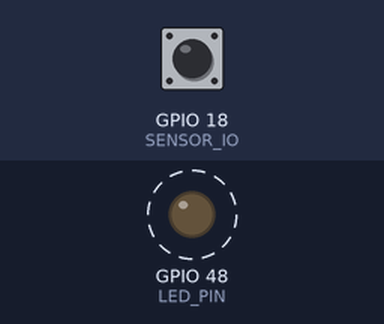
A sketch run on a simulated ESP32-S3. On the bench: output pins drawn as LEDs (lit = HIGH). Dashed ring = blinking. The inputs (shaded band) are chosen by the test bench; at power-on: GPIO 18 (SENSOR_IO) HIGH. What the sketch prints to the serial monitor is not drawn.

Above: at 1.6 s.
Timing chart, 0 to 4.2 s (numbered marks = the images above):
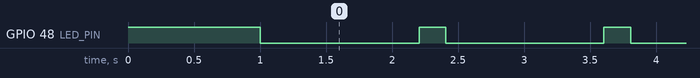

The sketch:

MouseWheel_v2.0.ino
```cpp
#include <SPI.h>            // SPI library for accessing SD card
#include <SD.h>             // SD card library
#include "esp_sleep.h"      // ESP32 sleep modes
#include "driver/rtc_io.h"  // RTC GPIO control
#include <Wire.h>           // I2C library for accessing RTC
#include <time.h>           // Library for time data format
#include "RTClib.h"

#define LED_PIN LED_BUILTIN     // Define your LED pin, adjust if needed (built-in LED is usually GPIO 2)
#define uS_TO_S_FACTOR 1000000  // Conversion factor for seconds to microseconds
#define TIME_TO_SLEEP 5         // Time in seconds for sleep

// IO definitions
#define EXT_SD_CS 10           // Chip-Select of SD card slot on RTC shield
#define SENSOR_IO GPIO_NUM_18  // A0 corresponds to GPIO 18
#define RTC_INT 12             // RTC interrupt pin
#define VBATPIN A7             // IO to measure battery voltage

RTC_PCF8523 rtc;

bool waitForLow = true;  // Start by waiting for the input to go low

void setup() {
  // Define IOs
  pinMode(LED_PIN, OUTPUT);
  digitalWrite(LED_PIN, HIGH);
  pinMode(RTC_INT, INPUT_PULLUP);
  pinMode(EXT_SD_CS, OUTPUT);

  Serial.begin(115200);
  delay(1000);  // Allow time for Serial monitor to connect

  // Configure the RTC GPIO pull-up to maintain it during sleep
  rtc_gpio_init(SENSOR_IO);                                     // Initialize the RTC GPIO
  rtc_gpio_set_direction(SENSOR_IO, RTC_GPIO_MODE_INPUT_ONLY);  // Set as input
  rtc_gpio_pullup_en(SENSOR_IO);                                // Enable the pull-up resistor
  rtc_gpio_pulldown_dis(SENSOR_IO);                             // Disable the pull-down resistor

  // Check the initial state of the sensor pin
  if (digitalRead(18) == LOW) {
    // If the sensor starts LOW, configure to wake on HIGH
    waitForLow = false;      // We're waiting for the signal to go HIGH
    configureWakeUp(false);  // Set wake-up for HIGH
    Serial.println("Initial state LOW, configured to wake up on HIGH.");
  } else {
    // If the sensor starts HIGH, configure to wake on LOW
    waitForLow = true;      // We're waiting for the signal to go LOW
    configureWakeUp(true);  // Set wake-up for LOW
    Serial.println("Initial state HIGH, configured to wake up on LOW.");
  }

  // Initialize RTC and SD card (omitted for brevity)
  // initializeRTCandSD();

  digitalWrite(LED_PIN, LOW);
}

void loop() {
  // Indicate that the device is entering light sleep by turning off the LED
  Serial.println("Entering light sleep...");
  delay(100);                  // Give time for the serial message to be sent
  digitalWrite(LED_PIN, LOW);  // Turn off LED before sleep

  // Enter light sleep mode
  esp_light_sleep_start();  // Go to sleep and wait for wake-up condition

  // Wake up here
  delay(100);  // Small delay to allow peripherals to reinitialize after waking

  // Indicate wake-up with LED or GPIO
  digitalWrite(LED_PIN, HIGH);  // Turn on LED to indicate wake-up

  if (waitForLow) {
    Serial.println("Woke up! Input went low.");
    performLogging();  // Your logging function goes here

    waitForLow = false;      // Now wait for the input to go high
    configureWakeUp(false);  // Set wake-up for HIGH
  } else {
    Serial.println("Woke up! Input went high, going back to detect low.");
    waitForLow = true;      // Now wait for the input to go low
    configureWakeUp(true);  // Set wake-up for LOW
  }

  // Flash LED for 200ms to signal activity
  digitalWrite(LED_PIN, HIGH);
  delay(200);
  digitalWrite(LED_PIN, LOW);
}


void configureWakeUp(bool detectLow) {
  esp_sleep_disable_wakeup_source(ESP_SLEEP_WAKEUP_EXT0);  // Disable the previous wakeup source

  if (detectLow) {
    // Configure ext0 wakeup to trigger on falling edge (LOW)
    esp_sleep_enable_ext0_wakeup(SENSOR_IO, 0);
    Serial.println("Configured to wake up on input going LOW.");
  } else {
    // Configure ext0 wakeup to trigger on rising edge (HIGH)
    esp_sleep_enable_ext0_wakeup(SENSOR_IO, 1);
    Serial.println("Configured to wake up on input going HIGH.");
  }
}

void performLogging() {
}

void initializeRTCandSD() {
  if (!rtc.begin()) {
    Serial.println("Couldn't find RTC");
    while (1) delay(10);
  }

  if (!rtc.initialized() || rtc.lostPower()) {
    Serial.println("RTC is NOT initialized, let's set the time!");
    // When time needs to be set on a new device, or after a power loss, the
    // following line sets the RTC to the date & time this sketch was compiled
    rtc.adjust(DateTime(F(__DATE__), F(__TIME__)));
    // This line sets the RTC with an explicit date & time, for example to set
    // January 21, 2014 at 3am you would call:
    // rtc.adjust(DateTime(2014, 1, 21, 3, 0, 0));
  }
  rtc.start();
  printNow();

  // slow down SPI due to stacked boards
  if (SD.begin(EXT_SD_CS, SPI, 1000000)) {
    Serial.println("SD card online.");
  } else {
    Serial.println("SD card not detected.");
  }
}

void printNow() {
  DateTime now = rtc.now();
  Serial.print(now.year(), DEC);
  Serial.print('/');
  Serial.print(now.month(), DEC);
  Serial.print('/');
  Serial.print(now.day(), DEC);
  Serial.print(" ");
  Serial.print(now.hour(), DEC);
  Serial.print(':');
  Serial.print(now.minute(), DEC);
  Serial.print(':');
  Serial.print(now.second(), DEC);
  Serial.println();
}
```

Measured:
- by itself, GPIO 48 (LED_PIN): alternates HIGH for 0.20 s and LOW for 1.2 s
